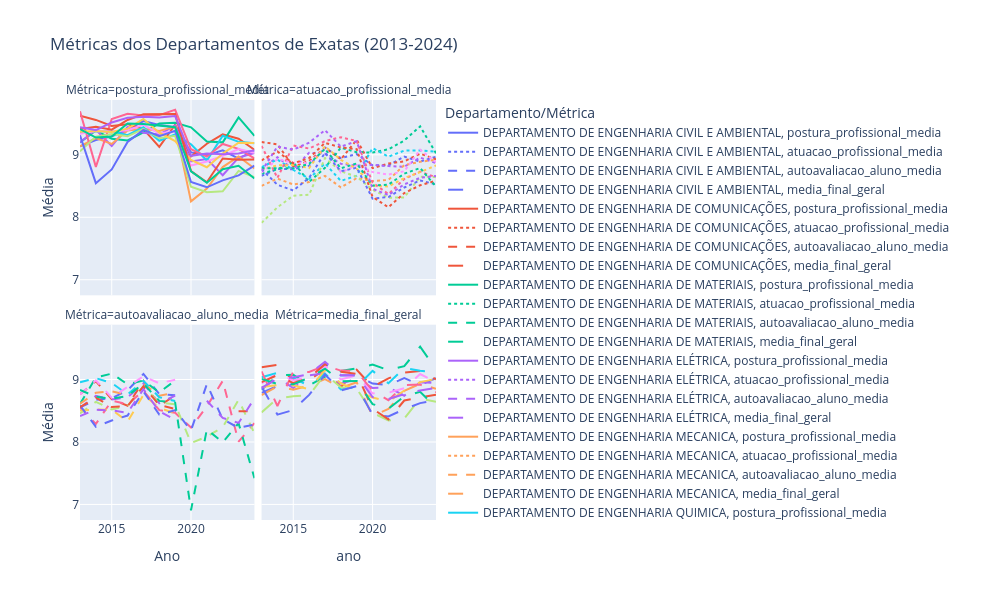

Write notebook code for a chart like this one.
### Markdown cell above
### Métricas dos profs de exatas (2013-2024)

### Code cell
import plotly.express as px

df_exatas['media_final_geral'] = df_exatas[
    ['postura_profissional_media', 'atuacao_profissional_media', 'autoavaliacao_aluno_media']
].mean(axis=1)


df_exatas['ano'] = df_exatas['ano'].astype(int)
df_exatas = df_exatas[(df_exatas['ano'] >= 2013) & (df_exatas['ano'] <= 2024)]

# agrupando por ano e depto
df_metrics = df_exatas.groupby(['ano', 'lotacao'])[
    ['postura_profissional_media', 'atuacao_profissional_media', 
     'autoavaliacao_aluno_media', 'media_final_geral']
].mean().reset_index()

# gráfico
fig = px.line(
    df_metrics,
    x='ano',
    y=['postura_profissional_media', 'atuacao_profissional_media', 
       'autoavaliacao_aluno_media', 'media_final_geral'],
    color='lotacao',
    title='Métricas dos Departamentos de Exatas (2013-2024)',
    labels={'value': 'Média', 'variable': 'Métrica', 'lotacao': 'Departamento'},
    line_dash='variable',
    facet_col='variable',
    facet_col_wrap=2,
    height=600,
    width=1000
)

#ajustes
fig.update_layout(
    hovermode='x unified',
    legend_title='Departamento/Métrica',
    xaxis_title='Ano',
    yaxis_title='Média'
)

fig.show()
